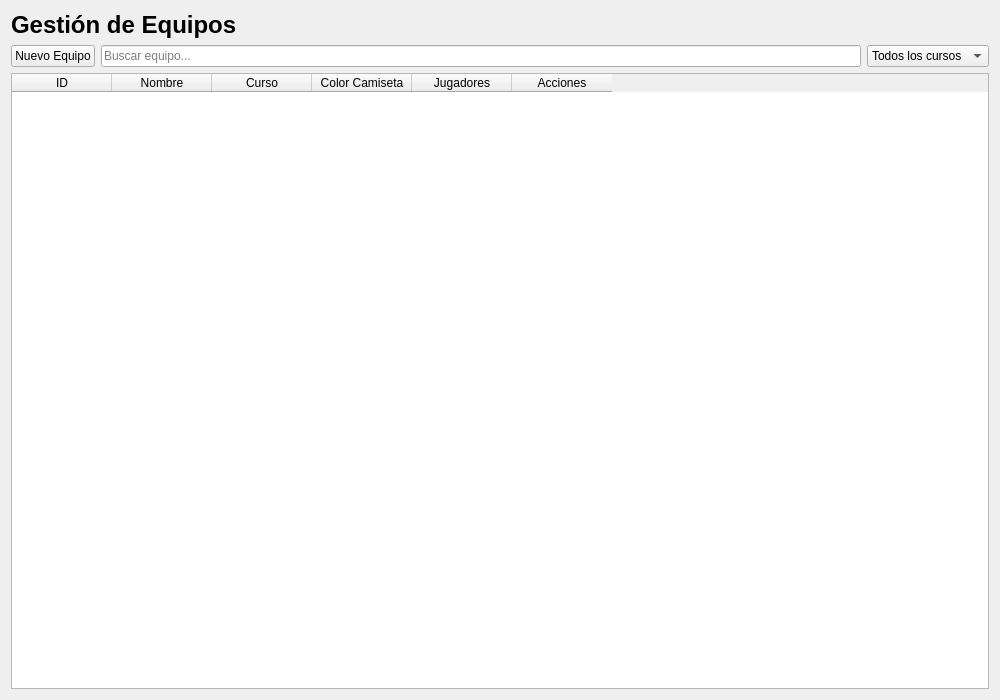
<?xml version="1.0" encoding="UTF-8"?>
<ui version="4.0">
 <class>PageTeams</class>
 <widget class="QWidget" name="PageTeams">
  <property name="geometry">
   <rect>
    <x>0</x>
    <y>0</y>
    <width>1000</width>
    <height>700</height>
   </rect>
  </property>
  <property name="windowTitle">
   <string>Gestión de Equipos</string>
  </property>
  <layout class="QVBoxLayout" name="verticalLayout">
   <item>
    <widget class="QLabel" name="labelTitle">
     <property name="text">
      <string>Gestión de Equipos</string>
     </property>
     <property name="styleSheet">
      <string>font-size: 24px; font-weight: bold;</string>
     </property>
    </widget>
   </item>
   <item>
    <layout class="QHBoxLayout" name="horizontalLayout">
     <item>
      <widget class="QPushButton" name="btnNuevoEquipo">
       <property name="text">
        <string>Nuevo Equipo</string>
       </property>
      </widget>
     </item>
     <item>
      <widget class="QLineEdit" name="txtBuscar">
       <property name="placeholderText">
        <string>Buscar equipo...</string>
       </property>
      </widget>
     </item>
     <item>
      <widget class="QComboBox" name="cmbFiltro">
       <item>
        <property name="text">
         <string>Todos los cursos</string>
        </property>
       </item>
      </widget>
     </item>
    </layout>
   </item>
   <item>
    <widget class="QTableWidget" name="tableEquipos">
     <property name="alternatingRowColors">
      <bool>true</bool>
     </property>
     <property name="selectionBehavior">
      <enum>QAbstractItemView::SelectRows</enum>
     </property>
     <column>
      <property name="text">
       <string>ID</string>
      </property>
     </column>
     <column>
      <property name="text">
       <string>Nombre</string>
      </property>
     </column>
     <column>
      <property name="text">
       <string>Curso</string>
      </property>
     </column>
     <column>
      <property name="text">
       <string>Color Camiseta</string>
      </property>
     </column>
     <column>
      <property name="text">
       <string>Jugadores</string>
      </property>
     </column>
     <column>
      <property name="text">
       <string>Acciones</string>
      </property>
     </column>
    </widget>
   </item>
  </layout>
 </widget>
 <resources/>
 <connections/>
</ui>
